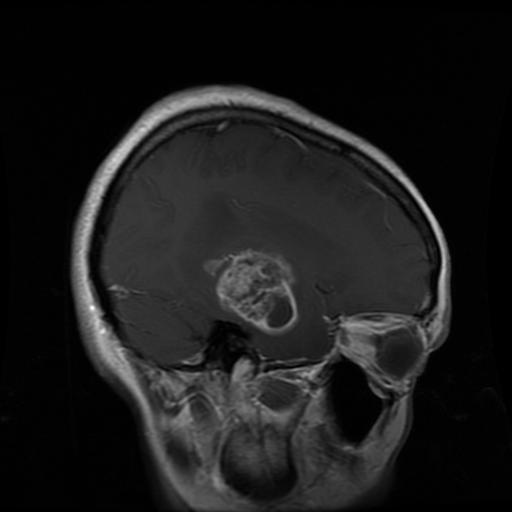
#> input picture sample_images/glioma_Tr-gl_956.jpg, 512 x 512 px, given as the content of the folder sample_images/glioma_Tr-gl_956.jpg/Training, which was not available
$ python check_leakage.py sample_images/glioma_Tr-gl_956.jpg
#> lines starting #> are read from the running program, lines starting #| are printed output that depends on the picture
"""Detect near-duplicate images (incl. flipped copies) shared between Training and Testing.

Usage: python check_leakage.py "C:\\path\\to\\dataset"      (needs Training/ and Testing/ sub-folders)
Uses only Pillow + NumPy. Reports how many Testing images have a near-identical twin in Training.
"""
import sys
from pathlib import Path

import numpy as np
from PIL import Image, ImageOps

EXTS = {".jpg", ".jpeg", ".png", ".bmp", ".tif", ".tiff"}


def dhash(img):
    """64-bit difference hash of a PIL image -> uint8 bit array of length 64."""
    g = ImageOps.exif_transpose(img).convert("L").resize((9, 8), Image.LANCZOS)
    a = np.asarray(g, dtype=np.int16)
    return (a[:, 1:] > a[:, :-1]).flatten()


def hashes(folder):
    files = sorted(p for p in Path(folder).rglob("*") if p.suffix.lower() in EXTS)
    H, HF = [], []
    for p in files:
        with Image.open(p) as im:
#> im is the input picture: PIL image 512x512 L; min 0, max 255, mean 27.3
            H.append(dhash(im))
            HF.append(dhash(ImageOps.mirror(im)))     # horizontally flipped version
#> in dhash (call 2), `g = ImageOps.exif_transpose(img).convert("L").resize((9, 8), Image.LAN..`:
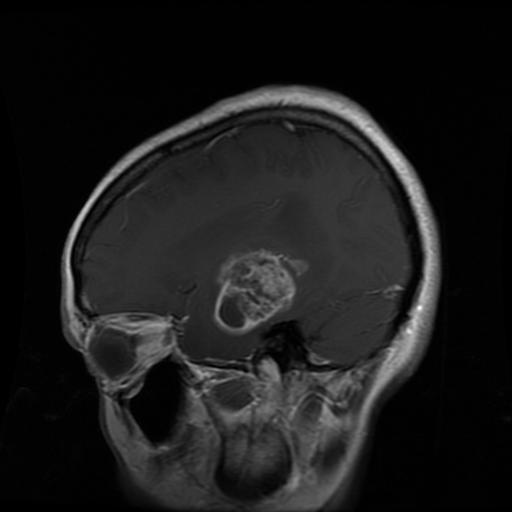
#> img: PIL image 512x512 L; min 0, max 255, mean 27.3
    return files, np.array(H), np.array(HF)


def main(root):
    root = Path(root)
    tr_files, tr, _ = hashes(root / "Training")
#> tr_files = 1 item
    te_files, te, te_flip = hashes(root / "Testing")
#> te_files = 1 item
    print(f"Training images: {len(tr)}   Testing images: {len(te)}")
#| Training images: 1   Testing images: 1
    # Hamming distance matrix (test x train)
    d = (te[:, None, :] != tr[None, :, :]).sum(2)
#> d = [0]
    df = (te_flip[:, None, :] != tr[None, :, :]).sum(2)
#> df = [18]
    best = np.minimum(d.min(1), df.min(1))
#> best = [0]
    for thr in (0, 4, 8):
        n = int((best <= thr).sum())
        print(f"Testing images with a near-identical Training twin (distance <= {thr}): {n}  ({100*n/len(te):.1f}%)")
#> this loop made 3 passes
#| Testing images with a near-identical Training twin (distance <= 0): 1  (100.0%)
#| Testing images with a near-identical Training twin (distance <= 4): 1  (100.0%)
#| Testing images with a near-identical Training twin (distance <= 8): 1  (100.0%)
    pct = 100 * (best <= 8).sum() / len(te)
#> pct = 100
    print("\nVERDICT:", "LEAKAGE LIKELY - accuracy would be inflated." if pct > 5 else
          "Little overlap found - split looks reasonably clean.")
#| VERDICT: LEAKAGE LIKELY - accuracy would be inflated.


if __name__ == "__main__":
    main(sys.argv[1])

$ run again, on sample_images/meningioma_Te-me_193.jpg
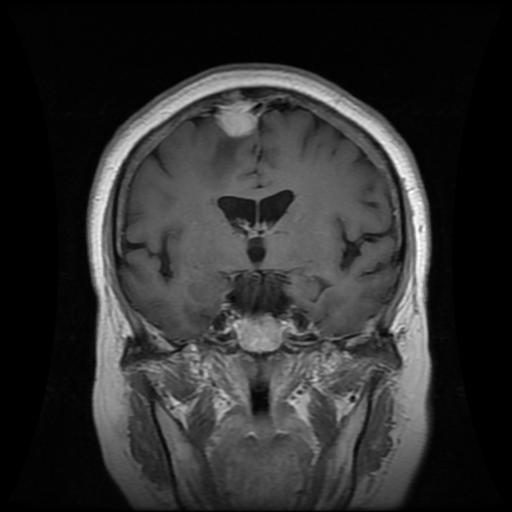
#> input picture sample_images/meningioma_Te-me_193.jpg, 512 x 512 px, given as the content of the folder sample_images/meningioma_Te-me_193.jpg/Training, which was not available
#> in hashes, im is the input picture: PIL image 512x512 L; min 0, max 255, mean 46.8
#> in dhash (call 2), `g = ImageOps.exif_transpose(img).convert("L").resize((9, 8), Image.LAN..`:
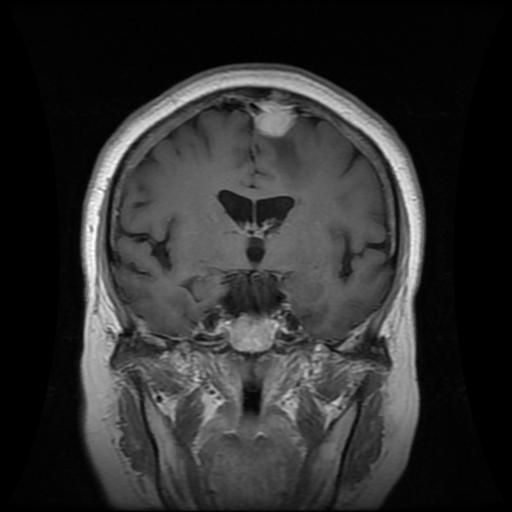
#> img: PIL image 512x512 L; min 0, max 255, mean 46.8
#> tr_files = 1 item
#| Training images: 1   Testing images: 1
#> d = [0]
#> df = [2]
#> best = [0]
#> the loop in main, `for thr in (0, 4, 8):` made 3 passes
#| Testing images with a near-identical Training twin (distance <= 0): 1  (100.0%)
#| Testing images with a near-identical Training twin (distance <= 4): 1  (100.0%)
#| Testing images with a near-identical Training twin (distance <= 8): 1  (100.0%)
#> pct = 100
#| VERDICT: LEAKAGE LIKELY - accuracy would be inflated.

$ run again, on sample_images/meningioma_Tr-me_162.jpg
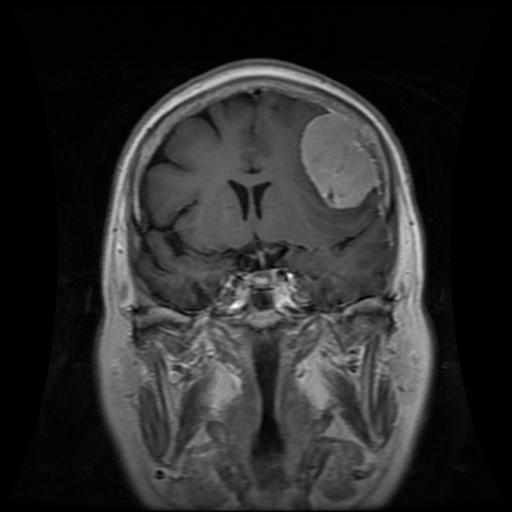
#> input picture sample_images/meningioma_Tr-me_162.jpg, 512 x 512 px, given as the content of the folder sample_images/meningioma_Tr-me_162.jpg/Training, which was not available
#> in hashes, im is the input picture: PIL image 512x512 L; min 0, max 255, mean 43
#> in dhash (call 2), `g = ImageOps.exif_transpose(img).convert("L").resize((9, 8), Image.LAN..`:
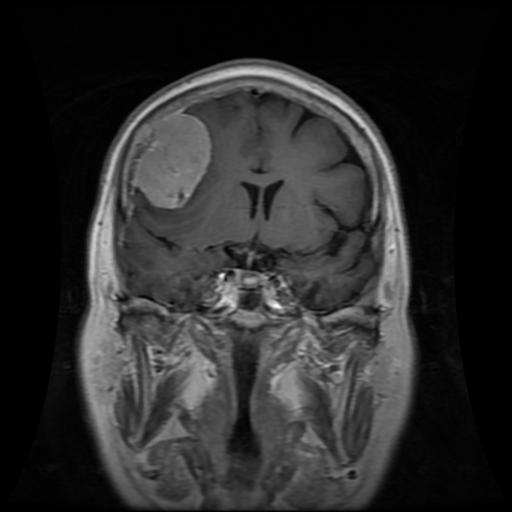
#> img: PIL image 512x512 L; min 0, max 255, mean 43
#> tr_files = 1 item
#| Training images: 1   Testing images: 1
#> d = [0]
#> df = [13]
#> best = [0]
#> the loop in main, `for thr in (0, 4, 8):` made 3 passes
#| Testing images with a near-identical Training twin (distance <= 0): 1  (100.0%)
#| Testing images with a near-identical Training twin (distance <= 4): 1  (100.0%)
#| Testing images with a near-identical Training twin (distance <= 8): 1  (100.0%)
#> pct = 100
#| VERDICT: LEAKAGE LIKELY - accuracy would be inflated.
